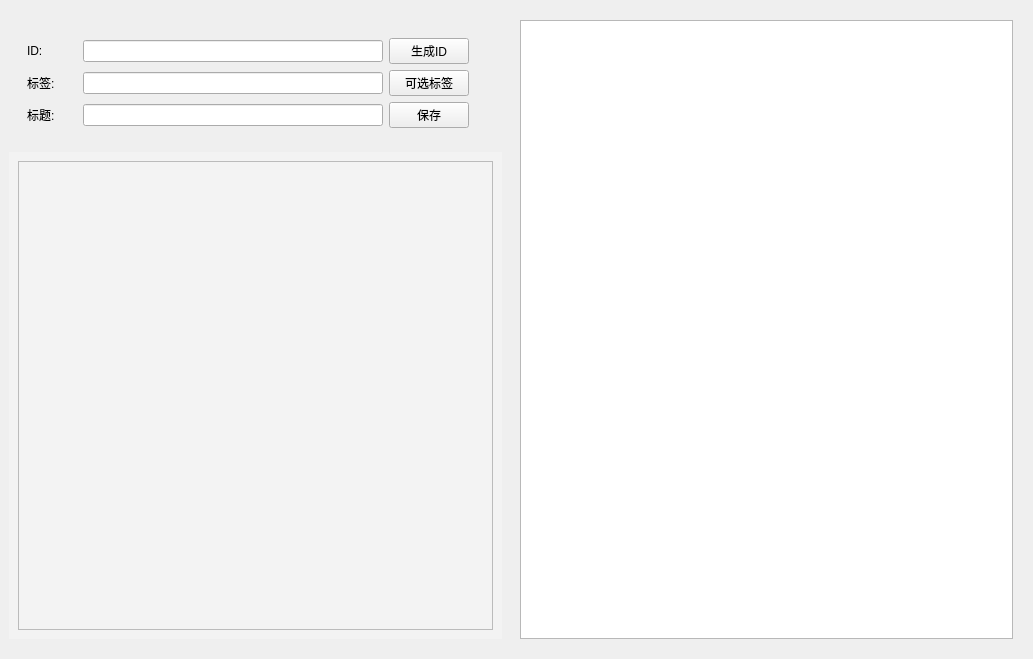
<?xml version="1.0" encoding="UTF-8"?>
<ui version="4.0">
 <class>Form</class>
 <widget class="QWidget" name="Form">
  <property name="geometry">
   <rect>
    <x>0</x>
    <y>0</y>
    <width>1033</width>
    <height>659</height>
   </rect>
  </property>
  <property name="windowTitle">
   <string>Form</string>
  </property>
  <layout class="QHBoxLayout" name="horizontalLayout">
   <property name="leftMargin">
    <number>0</number>
   </property>
   <item>
    <widget class="QWidget" name="widget" native="true">
     <layout class="QHBoxLayout" name="horizontalLayout_2">
      <property name="spacing">
       <number>0</number>
      </property>
      <property name="leftMargin">
       <number>0</number>
      </property>
      <property name="topMargin">
       <number>0</number>
      </property>
      <property name="rightMargin">
       <number>0</number>
      </property>
      <property name="bottomMargin">
       <number>0</number>
      </property>
      <item>
       <widget class="QWidget" name="widget_3" native="true">
        <layout class="QVBoxLayout" name="verticalLayout_2">
         <property name="spacing">
          <number>0</number>
         </property>
         <property name="leftMargin">
          <number>0</number>
         </property>
         <property name="topMargin">
          <number>0</number>
         </property>
         <property name="rightMargin">
          <number>0</number>
         </property>
         <property name="bottomMargin">
          <number>0</number>
         </property>
         <item>
          <widget class="QWidget" name="widget_5" native="true">
           <layout class="QVBoxLayout" name="verticalLayout_3">
            <item>
             <widget class="QWidget" name="widget_4" native="true">
              <property name="minimumSize">
               <size>
                <width>0</width>
                <height>0</height>
               </size>
              </property>
              <property name="maximumSize">
               <size>
                <width>16777215</width>
                <height>16777215</height>
               </size>
              </property>
              <property name="styleSheet">
               <string notr="true"/>
              </property>
              <layout class="QHBoxLayout" name="horizontalLayout_3">
               <property name="sizeConstraint">
                <enum>QLayout::SizeConstraint::SetFixedSize</enum>
               </property>
               <item>
                <widget class="QWidget" name="widget_6" native="true">
                 <layout class="QGridLayout" name="gridLayout">
                  <item row="2" column="2">
                   <widget class="PushButton" name="pushButton_3">
                    <property name="text">
                     <string>保存</string>
                    </property>
                   </widget>
                  </item>
                  <item row="1" column="1">
                   <widget class="LineEdit" name="lineEdit_3">
                    <property name="minimumSize">
                     <size>
                      <width>300</width>
                      <height>0</height>
                     </size>
                    </property>
                   </widget>
                  </item>
                  <item row="2" column="0">
                   <widget class="QLabel" name="label_3">
                    <property name="minimumSize">
                     <size>
                      <width>50</width>
                      <height>0</height>
                     </size>
                    </property>
                    <property name="text">
                     <string>标题:</string>
                    </property>
                   </widget>
                  </item>
                  <item row="0" column="1">
                   <widget class="LineEdit" name="lineEdit"/>
                  </item>
                  <item row="0" column="0">
                   <widget class="QLabel" name="label">
                    <property name="minimumSize">
                     <size>
                      <width>50</width>
                      <height>0</height>
                     </size>
                    </property>
                    <property name="text">
                     <string>ID:</string>
                    </property>
                   </widget>
                  </item>
                  <item row="1" column="2">
                   <widget class="DropDownPushButton" name="pushButton_2">
                    <property name="text">
                     <string>可选标签</string>
                    </property>
                   </widget>
                  </item>
                  <item row="2" column="1">
                   <widget class="LineEdit" name="lineEdit_2"/>
                  </item>
                  <item row="0" column="2">
                   <widget class="PushButton" name="pushButton">
                    <property name="text">
                     <string>生成ID</string>
                    </property>
                   </widget>
                  </item>
                  <item row="1" column="0">
                   <widget class="QLabel" name="label_2">
                    <property name="minimumSize">
                     <size>
                      <width>50</width>
                      <height>0</height>
                     </size>
                    </property>
                    <property name="text">
                     <string>标签:</string>
                    </property>
                   </widget>
                  </item>
                 </layout>
                </widget>
               </item>
              </layout>
             </widget>
            </item>
            <item>
             <widget class="QWidget" name="widget_7" native="true">
              <property name="minimumSize">
               <size>
                <width>0</width>
                <height>450</height>
               </size>
              </property>
              <property name="styleSheet">
               <string notr="true">background-color: rgb(243, 243, 243);</string>
              </property>
              <layout class="QVBoxLayout" name="verticalLayout_4">
               <item>
                <widget class="QTextEdit" name="textEdit"/>
               </item>
              </layout>
             </widget>
            </item>
           </layout>
          </widget>
         </item>
        </layout>
       </widget>
      </item>
      <item>
       <widget class="QWidget" name="widget_2" native="true">
        <property name="minimumSize">
         <size>
          <width>450</width>
          <height>0</height>
         </size>
        </property>
        <property name="maximumSize">
         <size>
          <width>16777215</width>
          <height>16777215</height>
         </size>
        </property>
        <layout class="QVBoxLayout" name="verticalLayout">
         <item>
          <widget class="QGraphicsView" name="graphicsView">
           <property name="alignment">
            <set>Qt::AlignmentFlag::AlignLeading|Qt::AlignmentFlag::AlignLeft|Qt::AlignmentFlag::AlignTop</set>
           </property>
          </widget>
         </item>
        </layout>
       </widget>
      </item>
     </layout>
    </widget>
   </item>
  </layout>
 </widget>
 <customwidgets>
  <customwidget>
   <class>LineEdit</class>
   <extends>QLineEdit</extends>
   <header>qfluentwidgets</header>
  </customwidget>
  <customwidget>
   <class>PushButton</class>
   <extends>QPushButton</extends>
   <header>qfluentwidgets</header>
  </customwidget>
  <customwidget>
   <class>DropDownPushButton</class>
   <extends>QPushButton</extends>
   <header>qfluentwidgets</header>
  </customwidget>
 </customwidgets>
 <resources/>
 <connections/>
</ui>
